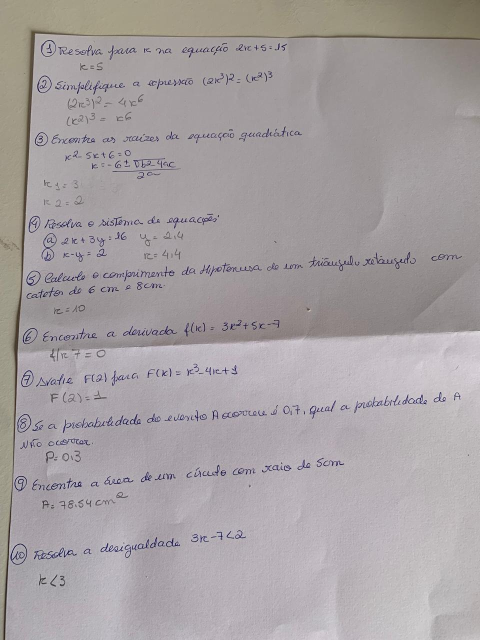
#> input picture data/raw/WhatsApp Image 2024-12-09 at 13.25.29.jpeg, 960 x 1280 px (shown at 1/2 size)
$ python -i preprocess.py   (imports and definitions only)
#> lines starting #> are read from the running program, lines starting #| are printed output that depends on the picture

# Image processing
import cv2
import numpy as np
from PIL import Image

# Visualization
from matplotlib import pyplot as plt

# Encoding/Decoding
import base64
from io import BytesIO

class Preprocess:
    def __init__(self, verbose=False):
        """
        Initialize the Preprocess class.

        Args:
            verbose (bool): If True, display intermediate steps.
        """
        self.verbose = verbose

    def img_preprocess(self, img_path, resize=True, max_width=800, max_height=800):
        """
        Preprocess an image and return the processed PIL image.

        Args:
            img_path (str): Path to the input image.
            resize (bool): If True, resize the image.
            max_width (int): Maximum width of the resized image.
            max_height (int): Maximum height of the resized image.

        Returns:
            PIL.Image.Image: Processed image as a PIL Image.
        """
#> called with resize = True, max_width = 800, max_height = 800
        # Load image
        img = cv2.imread(img_path)
#> img is the input picture: shape (1280, 960, 3); mean B, G, R 162.1, 160, 166.2
        if self.verbose:
            self.display_image("Original Image", img)

        # Resize image if required
        if resize:
            height, width = img.shape[:2]
#> height = 1280; width = 960
            if height > max_height or width > max_width:
                scale = min(max_width / width, max_height / height)
#> scale = 0.625
                img = cv2.resize(img, (int(width * scale), int(height * scale)), interpolation=cv2.INTER_AREA)
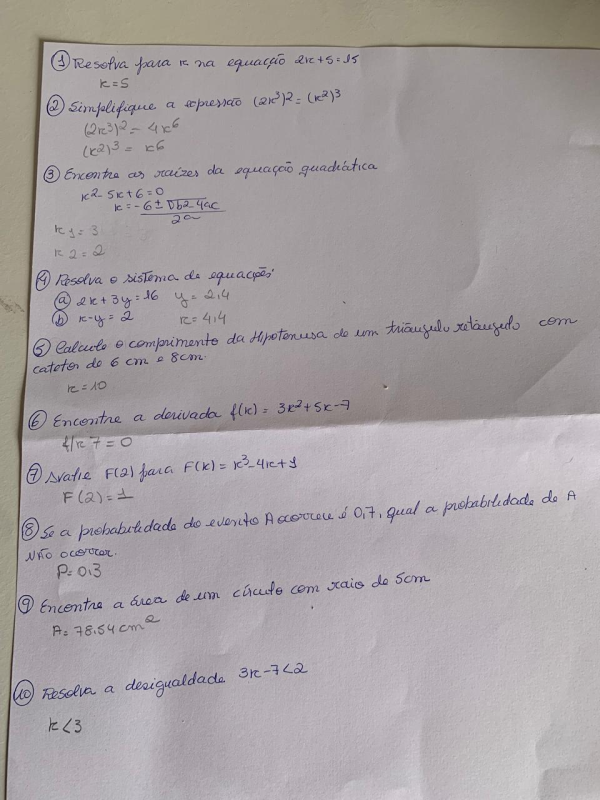
#> img: shape (800, 600, 3); mean B, G, R 162.1, 160, 166.2
                if self.verbose:
                    self.display_image("Resized Image", img)

        # Convert image to grayscale
        gray = cv2.cvtColor(img, cv2.COLOR_BGR2GRAY)
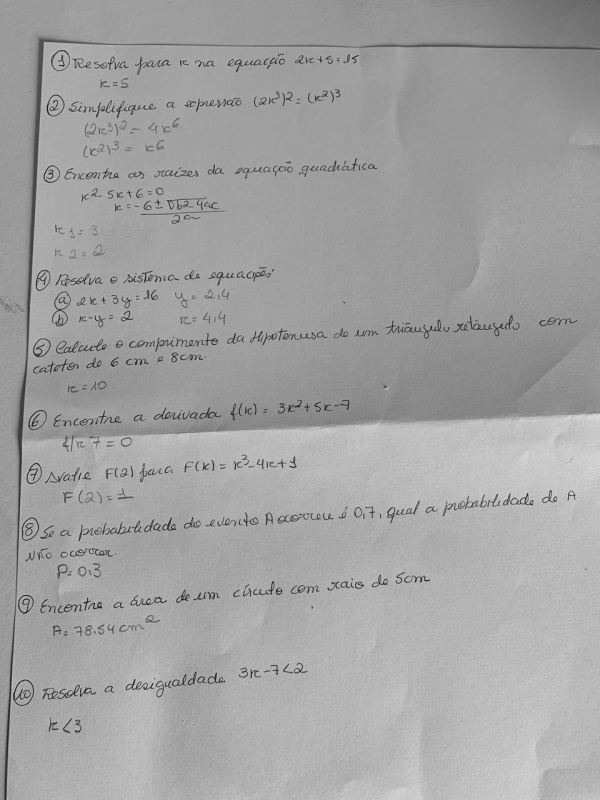
#> gray: shape (800, 600); min 16, max 219, mean 162.1
        if self.verbose:
            self.display_image("Grayscale Image", gray)

        # Apply morphological operations
        kernel = np.ones((2, 2), np.uint8)
        eroded = cv2.erode(gray, kernel, iterations=1)
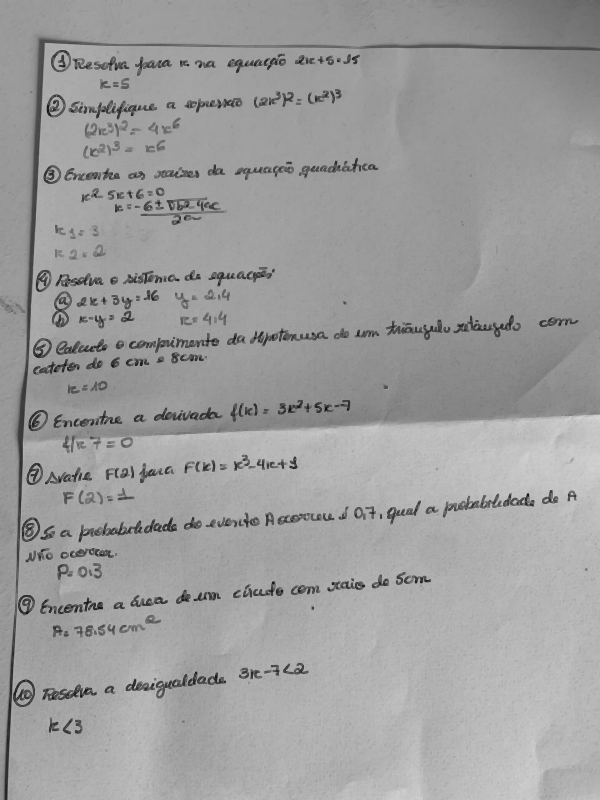
#> eroded: shape (800, 600); min 16, max 214, mean 157.6
        if self.verbose:
            self.display_image("Eroded Image", eroded)

        kernel = np.ones((1, 1), np.uint8)
        dilated = cv2.dilate(eroded, kernel, iterations=1)
        if self.verbose:
            self.display_image("Dilated Image", dilated)

        # Apply gamma correction
        gamma_corrected = np.power(dilated / 255.0, 1.5) * 255
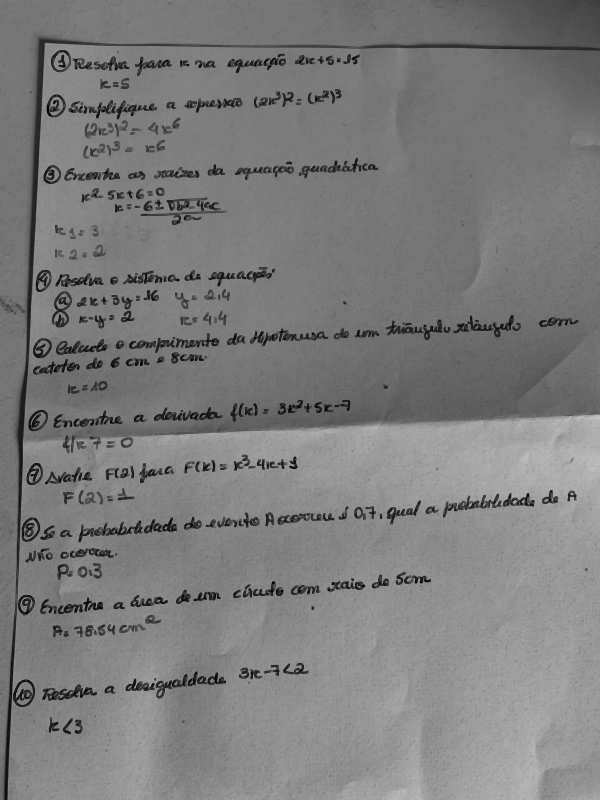
#> gamma_corrected: shape (800, 600) float64; min 4.01, max 196, mean 125.1
        gamma_corrected = np.uint8(gamma_corrected)
        if self.verbose:
            self.display_image("Gamma Corrected Image", gamma_corrected)

        # Convert to PIL Image
        processed_image = Image.fromarray(gamma_corrected)

        return processed_image

    def encode_image(self, pil_image):
        """
        Encodes a Pillow image object to a base64 string.

        Args:
            pil_image: A Pillow Image object to encode.

        Returns:
            str: Base64 encoded string of the image.
        """
        buffered = BytesIO()
        pil_image.save(buffered, format="PNG")
        buffered.seek(0)
        return base64.b64encode(buffered.read()).decode("utf-8")


    def display_image(self, title, image):
        """Display an image using Matplotlib."""
        plt.figure(figsize=(10, 6))
        if len(image.shape) == 2:
            plt.imshow(image, cmap="gray")
        else:
            plt.imshow(cv2.cvtColor(image, cv2.COLOR_BGR2RGB))
        plt.title(title)
        plt.axis("off")
        plt.show()

>>> result = Preprocess().img_preprocess('data/raw/WhatsApp Image 2024-12-09 at 13.25.29.jpeg')
